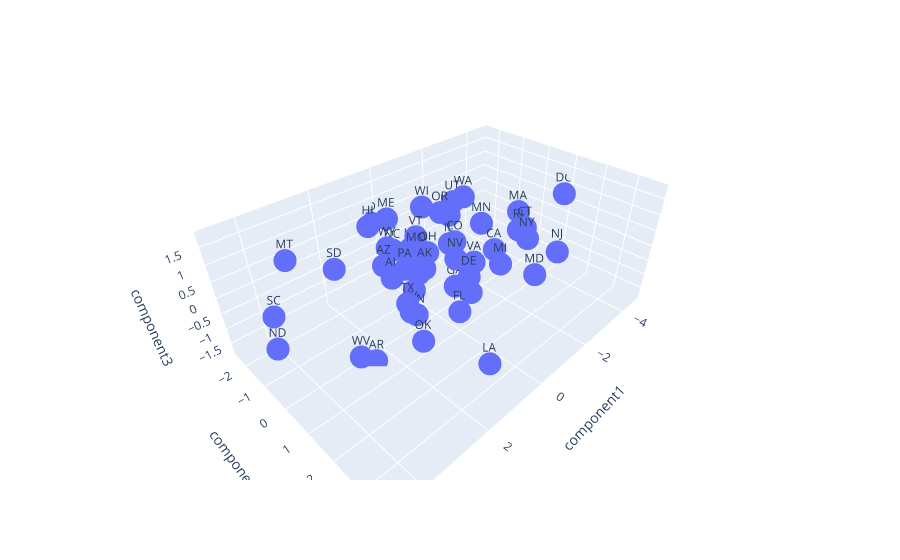

This figure's notebook cell:
### Code cell
plt.figure(figsize = (10,8))
fig = px.scatter_3d(X_df, x='component1', y = 'component2', z='component3', text = X_df.index)
fig.show()

### Figure 1 — Plotly figure (JSON) as saved in the notebook; plotly's stock layout.template omitted (floating-point values rounded to 4 significant figures)
{"data": [{"hovertemplate": "component1=%{x}<br>component2=%{y}<br>component3=%{z}<br>state=%{text}<extra></extra>", "legendgroup": "", "marker": {"color": "#636efa", "symbol": "circle"}, "mode": "markers+text", "name": "", "scene": "scene", "showlegend": false, "text": ["AL", "AK", "AZ", "AR", "CA", "CO", "CT", "DE", "DC", "FL", "GA", "HI", "ID", "IL", "IN", "IA", "KS", "KY", "LA", "ME", "MD", "MA", "MI", "MN", "MS", "MO", "MT", "NE", "NV", "NH", "NJ", "NM", "NY", "NC", "ND", "OH", "OK", "OR", "PA", "RI", "SC", "SD", "TN", "TX", "UT", "VT", "VA", "WA", "WV", "WI", "WY"], "type": "scatter3d", "x": [1.604, 1.144, 1.432, 2.492, -1.751, -0.9251, -2.125, 0.3247, -4.636, 0.4957, -0.5254, 1.928, 0.3131, -0.8793, -0.3953, -0.3501, 0.2687, 1.079, 1.879, 0.03317, -1.709, -3.651, -1.371, -2.909, -0.8649, 0.6597, 3.628, -0.4671, -0.106, -1.775, -3.018, 0.4693, -2.042, 0.8163, 4.424, -0.5391, 1.894, -1.559, 1.814, -2.164, 4.672, 2.147, 0.9549, 2.204, -1.985, -0.6303, -1.797, -2.096, 3.619, -1.187, 1.164], "y": [0.1334, 0.8582, -0.4205, 0.349, 0.6336, -0.1544, 1.371, 1.574, 0.919, 1.435, 0.2667, -0.2102, -2.428, -0.3253, -1.518, -1.606, -0.3886, 0.1679, 3.648, -2.001, 2.126, -0.02508, 1.191, -0.9038, 0.5837, 0.003254, -1.243, -1.309, 0.6897, -1.239, 1.936, -0.3845, 1.539, -0.7933, -0.9657, -0.8926, 1.57, -1.407, 0.9366, 1.119, -0.01952, -1.685, 0.2608, 1.433, -1.283, -1.505, -0.1776, -0.959, 1.485, -1.83, -0.5561], "z": [0.3179, 0.7366, 0.3381, -1.789, -0.1362, 0.1462, 0.7431, 0.441, 0.7201, -0.6611, -0.997, 1.802, 0.3463, 0.03022, -0.4804, -1.144, -0.4879, -1.08, 0.04444, 0.5333, -0.2454, 0.1132, -0.1862, -0.3648, -1.244, 0.5562, 1.162, -1.151, 0.3482, 0.2439, -0.2029, -0.9703, 0.5029, 0.3683, -0.9485, -0.3899, -0.6821, 0.3565, 1.097, 0.5473, 0.8074, -0.04615, -1.195, 0.5863, 0.6154, -0.1465, -0.9889, 0.8541, -0.05436, 0.5224, 0.7105]}], "layout": {"autosize": true, "legend": {"tracegroupgap": 0}, "margin": {"t": 60}, "scene": {"aspectmode": "auto", "aspectratio": {"x": 1.584, "y": 1.034, "z": 0.611}, "domain": {"x": [0, 1], "y": [0, 1]}, "xaxis": {"title": {"text": "component1"}, "type": "linear"}, "yaxis": {"title": {"text": "component2"}, "type": "linear"}, "zaxis": {"title": {"text": "component3"}, "type": "linear"}}}}
